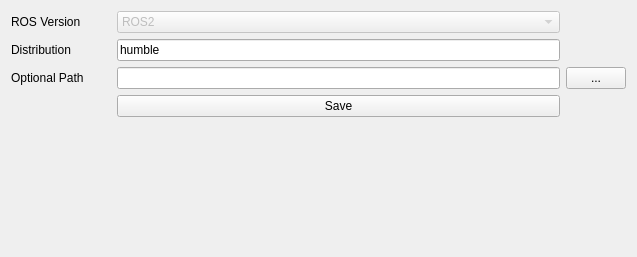
<?xml version="1.0" encoding="UTF-8"?>
<ui version="4.0">
 <class>Form</class>
 <widget class="QWidget" name="Form">
  <property name="geometry">
   <rect>
    <x>0</x>
    <y>0</y>
    <width>637</width>
    <height>257</height>
   </rect>
  </property>
  <property name="windowTitle">
   <string>Settings</string>
  </property>
  <layout class="QGridLayout" name="gridLayout">
   <item row="1" column="0">
    <widget class="QLabel" name="label">
     <property name="maximumSize">
      <size>
       <width>100</width>
       <height>16777215</height>
      </size>
     </property>
     <property name="text">
      <string>Distribution</string>
     </property>
    </widget>
   </item>
   <item row="2" column="1">
    <widget class="QLineEdit" name="le_path">
     <property name="sizePolicy">
      <sizepolicy hsizetype="Ignored" vsizetype="Fixed">
       <horstretch>0</horstretch>
       <verstretch>0</verstretch>
      </sizepolicy>
     </property>
    </widget>
   </item>
   <item row="2" column="2">
    <widget class="QPushButton" name="pb_path">
     <property name="sizePolicy">
      <sizepolicy hsizetype="Fixed" vsizetype="Fixed">
       <horstretch>0</horstretch>
       <verstretch>0</verstretch>
      </sizepolicy>
     </property>
     <property name="minimumSize">
      <size>
       <width>60</width>
       <height>0</height>
      </size>
     </property>
     <property name="maximumSize">
      <size>
       <width>60</width>
       <height>16777215</height>
      </size>
     </property>
     <property name="text">
      <string>...</string>
     </property>
    </widget>
   </item>
   <item row="2" column="0">
    <widget class="QLabel" name="label_2">
     <property name="maximumSize">
      <size>
       <width>100</width>
       <height>16777215</height>
      </size>
     </property>
     <property name="text">
      <string>Optional Path</string>
     </property>
    </widget>
   </item>
   <item row="1" column="1">
    <widget class="QLineEdit" name="le_distro">
     <property name="sizePolicy">
      <sizepolicy hsizetype="Ignored" vsizetype="Fixed">
       <horstretch>0</horstretch>
       <verstretch>0</verstretch>
      </sizepolicy>
     </property>
     <property name="text">
      <string>humble</string>
     </property>
    </widget>
   </item>
   <item row="0" column="0">
    <widget class="QLabel" name="label_3">
     <property name="text">
      <string>ROS Version</string>
     </property>
    </widget>
   </item>
   <item row="0" column="1">
    <widget class="QComboBox" name="cb_rosver">
     <property name="enabled">
      <bool>false</bool>
     </property>
     <property name="currentIndex">
      <number>1</number>
     </property>
     <item>
      <property name="text">
       <string>ROS</string>
      </property>
     </item>
     <item>
      <property name="text">
       <string>ROS2</string>
      </property>
     </item>
    </widget>
   </item>
   <item row="4" column="1">
    <widget class="QPushButton" name="pb_save">
     <property name="text">
      <string>Save</string>
     </property>
    </widget>
   </item>
   <item row="5" column="1">
    <spacer name="verticalSpacer">
     <property name="orientation">
      <enum>Qt::Vertical</enum>
     </property>
     <property name="sizeHint" stdset="0">
      <size>
       <width>20</width>
       <height>40</height>
      </size>
     </property>
    </spacer>
   </item>
  </layout>
 </widget>
 <resources/>
 <connections/>
</ui>
